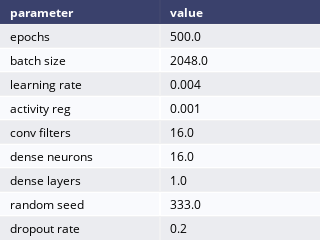

The code cell stored with this chart in its notebook:
### Code cell
fig = ff.create_table(settings_df)
fig.update_layout(
    autosize=False,
    width=200,
    height=200,
)
fig.write_image(FIGURES_DIR+FIGNAME+".png", scale=5)
display(fig)

### Figure 1 — Plotly figure (JSON) as saved in the notebook; plotly's stock layout.template omitted (floating-point values rounded to 4 significant figures)
{"data": [{"colorscale": [[0, "#00083e"], [0.5, "#ededee"], [1, "#ffffff"]], "hoverinfo": "none", "opacity": 0.75, "showscale": false, "type": "heatmap", "z": [[0, 0], [0.5, 0.5], [1, 1], [0.5, 0.5], [1, 1], [0.5, 0.5], [1, 1], [0.5, 0.5], [1, 1], [0.5, 0.5]]}], "layout": {"annotations": [{"align": "left", "font": {"color": "#ffffff"}, "showarrow": false, "text": "<b>parameter</b>", "x": -0.45, "xanchor": "left", "xref": "x", "y": 0, "yref": "y"}, {"align": "left", "font": {"color": "#ffffff"}, "showarrow": false, "text": "<b>value</b>", "x": 0.55, "xanchor": "left", "xref": "x", "y": 0, "yref": "y"}, {"align": "left", "font": {"color": "#000000"}, "showarrow": false, "text": "epochs", "x": -0.45, "xanchor": "left", "xref": "x", "y": 1, "yref": "y"}, {"align": "left", "font": {"color": "#000000"}, "showarrow": false, "text": "500.0", "x": 0.55, "xanchor": "left", "xref": "x", "y": 1, "yref": "y"}, {"align": "left", "font": {"color": "#000000"}, "showarrow": false, "text": "batch size", "x": -0.45, "xanchor": "left", "xref": "x", "y": 2, "yref": "y"}, {"align": "left", "font": {"color": "#000000"}, "showarrow": false, "text": "2048.0", "x": 0.55, "xanchor": "left", "xref": "x", "y": 2, "yref": "y"}, {"align": "left", "font": {"color": "#000000"}, "showarrow": false, "text": "learning rate", "x": -0.45, "xanchor": "left", "xref": "x", "y": 3, "yref": "y"}, {"align": "left", "font": {"color": "#000000"}, "showarrow": false, "text": "0.004", "x": 0.55, "xanchor": "left", "xref": "x", "y": 3, "yref": "y"}, {"align": "left", "font": {"color": "#000000"}, "showarrow": false, "text": "activity reg", "x": -0.45, "xanchor": "left", "xref": "x", "y": 4, "yref": "y"}, {"align": "left", "font": {"color": "#000000"}, "showarrow": false, "text": "0.001", "x": 0.55, "xanchor": "left", "xref": "x", "y": 4, "yref": "y"}, {"align": "left", "font": {"color": "#000000"}, "showarrow": false, "text": "conv filters", "x": -0.45, "xanchor": "left", "xref": "x", "y": 5, "yref": "y"}, {"align": "left", "font": {"color": "#000000"}, "showarrow": false, "text": "16.0", "x": 0.55, "xanchor": "left", "xref": "x", "y": 5, "yref": "y"}, {"align": "left", "font": {"color": "#000000"}, "showarrow": false, "text": "dense neurons", "x": -0.45, "xanchor": "left", "xref": "x", "y": 6, "yref": "y"}, {"align": "left", "font": {"color": "#000000"}, "showarrow": false, "text": "16.0", "x": 0.55, "xanchor": "left", "xref": "x", "y": 6, "yref": "y"}, {"align": "left", "font": {"color": "#000000"}, "showarrow": false, "text": "dense layers", "x": -0.45, "xanchor": "left", "xref": "x", "y": 7, "yref": "y"}, {"align": "left", "font": {"color": "#000000"}, "showarrow": false, "text": "1.0", "x": 0.55, "xanchor": "left", "xref": "x", "y": 7, "yref": "y"}, {"align": "left", "font": {"color": "#000000"}, "showarrow": false, "text": "random seed", "x": -0.45, "xanchor": "left", "xref": "x", "y": 8, "yref": "y"}, {"align": "left", "font": {"color": "#000000"}, "showarrow": false, "text": "333.0", "x": 0.55, "xanchor": "left", "xref": "x", "y": 8, "yref": "y"}, {"align": "left", "font": {"color": "#000000"}, "showarrow": false, "text": "dropout rate", "x": -0.45, "xanchor": "left", "xref": "x", "y": 9, "yref": "y"}, {"align": "left", "font": {"color": "#000000"}, "showarrow": false, "text": "0.2", "x": 0.55, "xanchor": "left", "xref": "x", "y": 9, "yref": "y"}], "autosize": false, "height": 200, "margin": {"b": 0, "l": 0, "r": 0, "t": 0}, "width": 200, "xaxis": {"dtick": 1, "gridwidth": 2, "showticklabels": false, "tick0": -0.5, "ticks": "", "zeroline": false}, "yaxis": {"autorange": "reversed", "dtick": 1, "gridwidth": 2, "showticklabels": false, "tick0": 0.5, "ticks": "", "zeroline": false}}}
